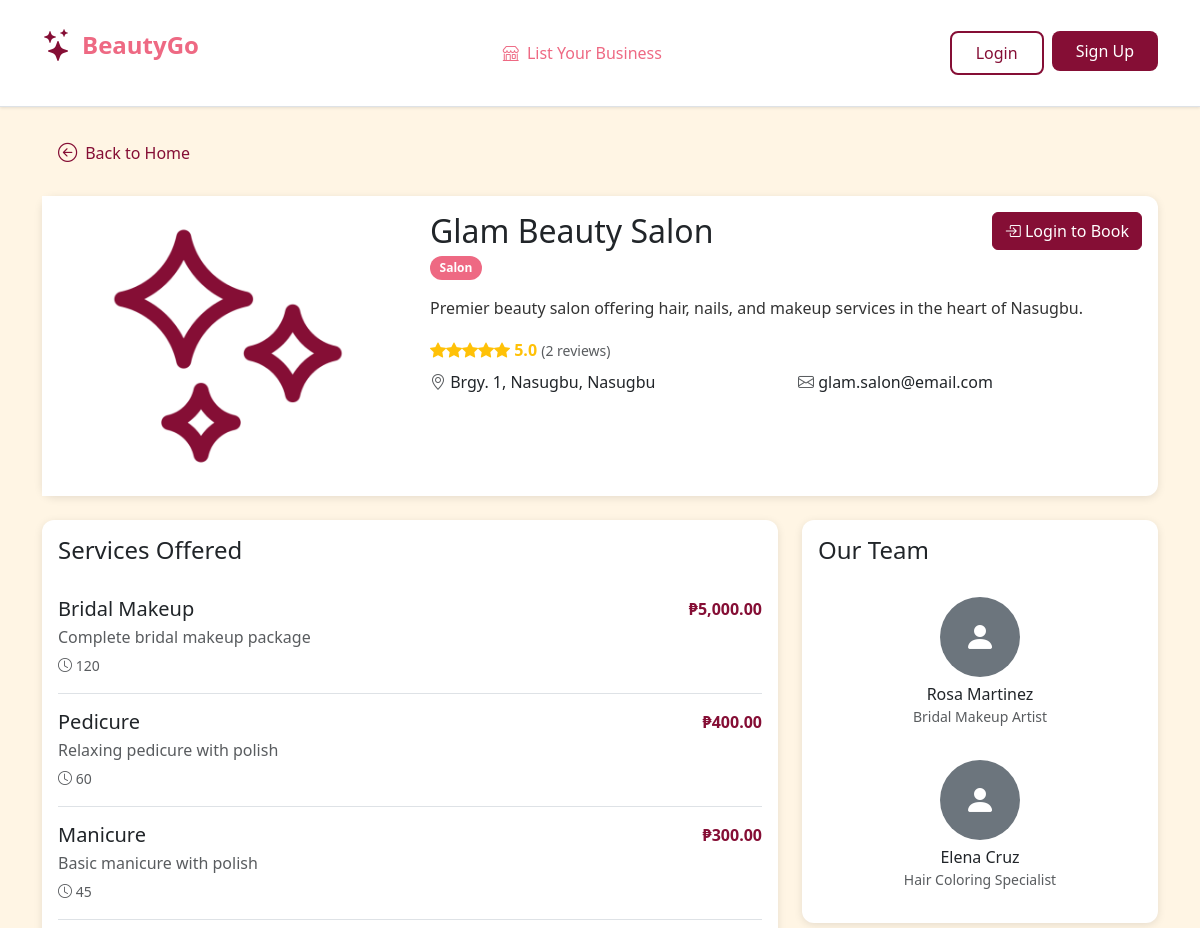
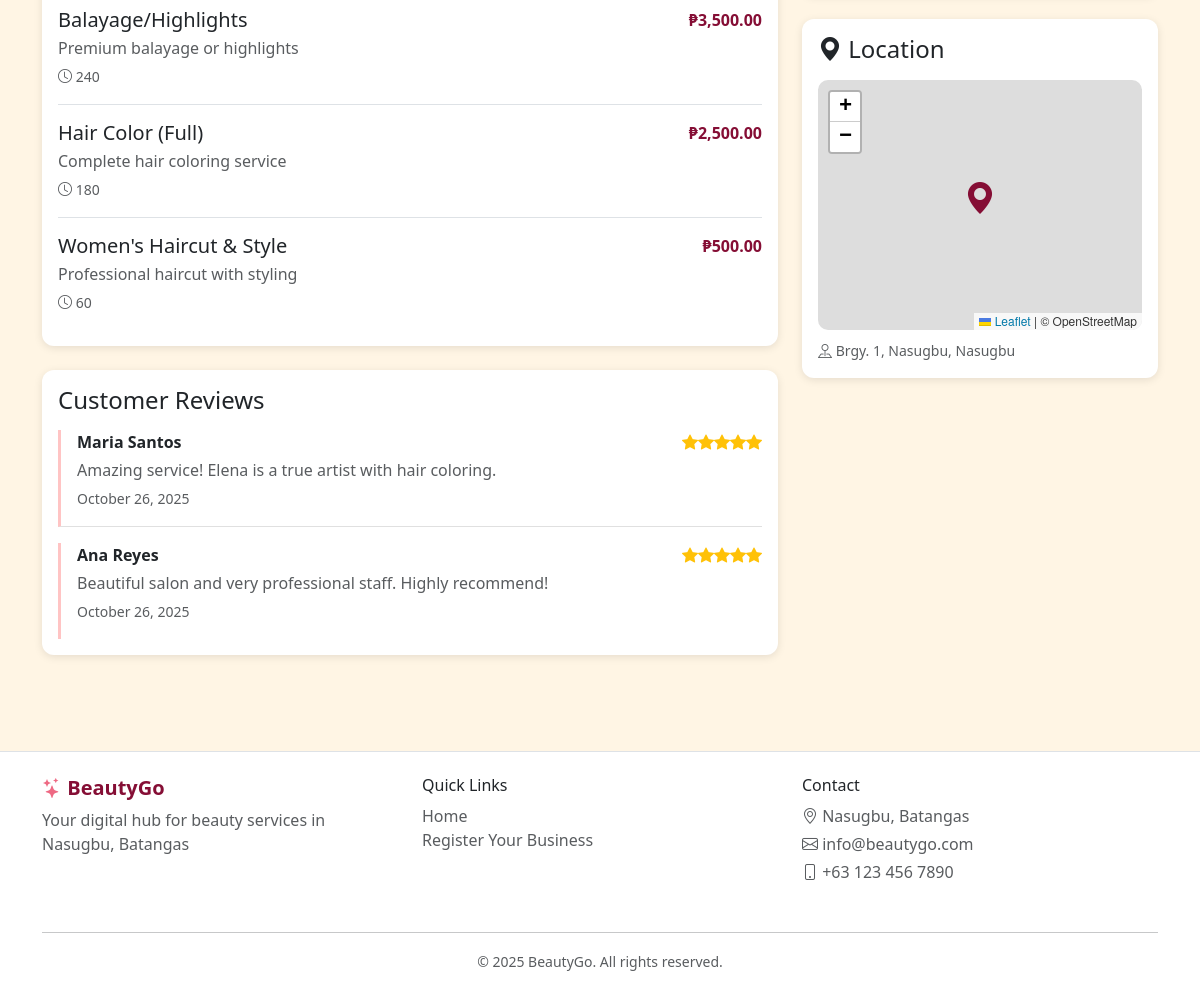
Page /business-detail.php?id=1 on the committed database (2 pictures, top to bottom).
### tables this page shows
CREATE TABLE `businesses` (
  `business_id` int(11) NOT NULL,
  `business_name` varchar(255) DEFAULT NULL,
  `business_type` varchar(255) DEFAULT NULL,
  `business_desc` text DEFAULT NULL,
  `business_num` varchar(255) DEFAULT NULL,
  `business_email` varchar(255) DEFAULT NULL,
  `business_password` varchar(255) DEFAULT NULL,
  `business_address` varchar(255) DEFAULT NULL,
  `opening_hour` time NOT NULL,
  `closing_hour` time NOT NULL,
  `city` varchar(50) NOT NULL,
  `location` point DEFAULT NULL
);

CREATE TABLE `services` (
  `service_id` int(11) NOT NULL,
  `business_id` int(11) DEFAULT NULL,
  `service_name` varchar(255) DEFAULT NULL,
  `service_type` varchar(255) DEFAULT NULL,
  `service_desc` text DEFAULT NULL,
  `cost` decimal(10,2) DEFAULT NULL COMMENT 'Price in PHP',
  `duration` int(11) DEFAULT NULL COMMENT 'Duration in minutes'
);

CREATE TABLE `reviews` (
  `review_id` int(11) NOT NULL,
  `customer_id` int(11) DEFAULT NULL,
  `business_id` int(11) DEFAULT NULL,
  `review_date` timestamp NULL DEFAULT current_timestamp() COMMENT 'when it was created',
  `rating` int(11) DEFAULT NULL,
  `review_text` text DEFAULT NULL,
  `review_img1` longblob DEFAULT NULL,
  `review_img2` longblob DEFAULT NULL,
  `review_img3` longblob DEFAULT NULL,
  `review_img4` longblob DEFAULT NULL,
  `review_img5` longblob DEFAULT NULL
);

CREATE TABLE `customers` (
  `customer_id` int(11) NOT NULL,
  `fname` varchar(255) DEFAULT NULL,
  `mname` varchar(255) DEFAULT NULL,
  `surname` varchar(255) DEFAULT NULL,
  `cstmr_num` varchar(255) DEFAULT NULL,
  `cstmr_email` varchar(255) DEFAULT NULL,
  `cstmr_password` varchar(255) DEFAULT NULL,
  `cstmr_address` varchar(255) DEFAULT NULL,
  `registration_date` timestamp NOT NULL DEFAULT current_timestamp(),
  `profile_pic` longblob DEFAULT NULL
);

CREATE TABLE `employees` (
  `employ_id` int(11) NOT NULL,
  `service_id` int(11) DEFAULT NULL,
  `business_id` int(11) DEFAULT NULL,
  `employ_fname` varchar(255) NOT NULL,
  `employ_lname` varchar(255) NOT NULL,
  `employ_bio` text DEFAULT NULL,
  `specialization` varchar(50) NOT NULL,
  `skills` varchar(255) NOT NULL,
  `employ_status` varchar(255) NOT NULL,
  `employ_img` longblob DEFAULT NULL
);

### business-detail.php (the view, shortened to what the rows shown need)
<?php
require_once 'backend/function_utilities.php';
require_once 'backend/function_businesses.php';
require_once 'backend/function_services.php';
require_once 'backend/function_employees.php';
require_once 'backend/function_reviews.php';
$businessId = $_GET['id'] ?? '';
$business = getBusinessById($businessId);
$services = getBusinessServices($businessId);
$staff = getBusinessEmployees($businessId);
$reviews = getBusinessReviews($businessId);
$albumImages = [];
if (empty($albumImages)) {
    $defaultImages = [
        'hair salon' => 'resources/salon.png',
        'spa & wellness' => 'resources/spa.png',
        'barbershop' => 'resources/barbers.png',
        'beauty clinic' => 'resources/clinic.png',
        'nail salon' => 'resources/nails.png'
    ];
    $businessType = strtolower($business['business_type'] ?? 'salon');
    $defaultImage = $defaultImages[$businessType] ?? 'resources/default.png';
    $albumImages = [$defaultImage];
}
include 'includes/header.php';
?>
<link rel="stylesheet" href="css/business-detail.css">
<link rel="stylesheet" href="https://unpkg.com/leaflet@1.9.4/dist/leaflet.css" />
<main>
    <div class="container my-4">
        <div class="card mb-4">
            <div class="row g-0">
                <div class="col-md-4">
                    <div class="slideshow-container">
                        <div class="slides-wrapper">
                            <?php foreach ($albumImages as $index => $image): ?>
                                <div class="slide <?php echo $index === 0 ? 'active' : ''; ?>">
                                    <img src="<?php echo htmlspecialchars($image); ?>" alt="<?php echo htmlspecialchars($business['business_name']); ?> - Image <?php echo $index + 1; ?>">
                                </div>
                            <?php endforeach; ?>
                        </div>
                    </div>
                </div>
                <div class="col-md-8">
                    <div class="card-body">
                        <div class="d-flex justify-content-between align-items-start mb-3">
                            <div>
                                <h2 class="mb-1"><?php echo htmlspecialchars($business['business_name']); ?></h2>
                                <span class="badge badge-rose"><?php echo ucfirst($business['business_type']); ?></span>
                            </div>
                            <?php if (isCustomerLoggedIn()): ?>
                                <a href="booking.php?business_id=<?php echo $business['business_id']; ?>" class="btn btn-primary">
                                    <i class="bi bi-calendar-plus"></i> Book Now
                                </a>
                            <?php else: ?>
                                <a href="login.php" class="btn btn-primary">
                                </a>
                            <?php endif; ?>
                        </div>
                        <p class="business-description"><?php echo htmlspecialchars($business['business_desc'] ?? ''); ?></p>
                        <div class="mb-2">
                            <div class="rating mb-2">
                            </div>
                        </div>
                        <div class="row">
                            <div class="col-md-6">
                                <p class="mb-2">
                                    <i class="bi bi-geo-alt text-muted"></i>
                                    <?php echo htmlspecialchars($business['business_address'] ?? ''); ?><?php if (!empty($business['city'])) echo ', ' . htmlspecialchars($business['city']); ?>
                                </p>
                            </div>
                            <div class="col-md-6">
                                <p class="mb-2">
                                    <i class="bi bi-envelope text-muted"></i>
                                    <?php echo htmlspecialchars($business['business_email'] ?? ''); ?>
                                </p>
                            </div>
                        </div>
                    </div>
                </div>
            </div>
        </div>
        <div class="row">
            <div class="col-lg-8">
                <div class="card mb-4">
                    <div class="card-body">
                        <?php if (empty($services)): ?>
                            <div class="empty-state py-3">
                                <i class="bi bi-clipboard-x"></i>
                                <p>No services listed yet</p>
                            </div>
                        <?php else: ?>
                            <?php foreach ($services as $service): ?>
                                <div class="service-item">
                                    <div class="d-flex justify-content-between align-items-start">
                                        <div>
                                            <h5 class="mb-1"><?php echo htmlspecialchars($service['service_name']); ?></h5>
                                            <p class="text-muted mb-1"><?php echo htmlspecialchars($service['service_desc'] ?? ''); ?></p>
                                            <small class="text-muted">
                                                <i class="bi bi-clock"></i> <?php echo htmlspecialchars($service['duration']); ?>
                                            </small>
                                        </div>
                                        <div class="text-end">
                                            <strong style="color: var(--color-burgundy);">₱<?php echo number_format($service['cost'], 2); ?></strong>
                                        </div>
                                    </div>
                                </div>
                            <?php endforeach; ?>
                        <?php endif; ?>
                    </div>
                </div>
                <div class="card mb-4" id="reviews">
                    <div class="card-body">
                        <?php if (empty($reviews)): ?>
                            <div class="empty-state py-3">
                                <i class="bi bi-chat-square-text"></i>
                                <p>No reviews yet. Be the first to review!</p>
                            </div>
                        <?php else: ?>
                            <?php foreach ($reviews as $review): ?>
                                <div class="review-item">
                                    <div class="d-flex justify-content-between align-items-start mb-1">
                                        <strong><?php echo htmlspecialchars(trim(($review['customer_fname'] ?? '') . ' ' . ($review['customer_lname'] ?? '')) ?: 'Anonymous'); ?></strong>
                                        <div class="rating">
                                            <?php
                                            for ($i = 1; $i <= 5; $i++) {
                                                if ($i <= ($review['rating'] ?? 0)) {
                                                    echo '<i class="bi bi-star-fill"></i>';
                                                } else {
                                                    echo '<i class="bi bi-star"></i>';
                                                }
                                            }
                                            ?>
                                        </div>
                                    </div>
                                    <p class="text-muted mb-1"><?php echo htmlspecialchars($review['review_text'] ?? ''); ?></p>
                                    <small class="text-muted"><?php echo formatDate($review['review_date'] ?? ''); ?></small>
                                </div>
                            <?php endforeach; ?>
                        <?php endif; ?>
                    </div>
                </div>
            </div>
            <div class="col-lg-4">
                <div class="card mb-4">
                    <div class="card-body">
                        <?php if (empty($staff)): ?>
                            <div class="empty-state py-3">
                                <i class="bi bi-people"></i>
                                <p>No staff listed yet</p>
                            </div>
                        <?php else: ?>
                            <?php foreach ($staff as $member): ?>
                                <?php
                                $employeeName = trim(($member['employ_fname'] ?? '') . ' ' . ($member['employ_lname'] ?? '')) ?: 'Staff Member';
                                $employeeImg = $member['employ_img'] ?? null;
                                ?>
                                <div class="staff-member">
                                    <?php if (!empty($employeeImg)): ?>
                                        <img alt="<?php echo htmlspecialchars($employeeName); ?>">
                                    <?php else: ?>
                                        <div class="bg-secondary rounded-circle d-inline-flex align-items-center justify-content-center" style="width: 80px; height: 80px; margin-bottom: 0.5rem;">
                                            <i class="bi bi-person-fill text-white" style="font-size: 2rem;"></i>
                                        </div>
                                    <?php endif; ?>
                                    <h6 class="mb-0"><?php echo htmlspecialchars($employeeName); ?></h6>
                                    <small class="text-muted"><?php echo htmlspecialchars($member['specialization'] ?? ''); ?></small>
                                </div>
                            <?php endforeach; ?>
                        <?php endif; ?>
                    </div>
                </div>
                <div class="card mb-4">
                    <div class="card-body">
                        <div class="mt-2">
                            <small class="text-muted">
                                <i class="bi bi-pin-map"></i>
                                <?php echo htmlspecialchars($business['business_address'] ?? ''); ?><?php if (!empty($business['city'])) echo ', ' . htmlspecialchars($business['city']); ?>
                            </small>
                        </div>
                    </div>
                </div>
            </div>
        </div>
    </div>
</main>
<?php include 'includes/footer.php'; ?>

### rows in the picture
businesses: business_name "Glam Beauty Salon", business_type "Salon", business_desc "Premier beauty salon offering hair, nails, and makeup services in the heart of Nasugbu.", business_address "Brgy. 1, Nasugbu", city "Nasugbu", business_email "glam.salon@email.com"
services: service_name "Bridal Makeup", service_desc "Complete bridal makeup package", duration "120", cost "5,000.00"
services: service_name "Pedicure", service_desc "Relaxing pedicure with polish", duration "60", cost "400.00"
services: service_name "Manicure", service_desc "Basic manicure with polish", duration "45", cost "300.00"
services: service_name "Balayage/Highlights", service_desc "Premium balayage or highlights", duration "240", cost "3,500.00"
services: service_name "Hair Color (Full)", service_desc "Complete hair coloring service", duration "180", cost "2,500.00"
services: service_name "Women's Haircut & Style", service_desc "Professional haircut with styling", duration "60", cost "500.00"
reviews: customer.surname "Maria Santos", rating 5 (drawn), review_text "Amazing service! Elena is a true artist with hair coloring.", review_date "October 26, 2025"
reviews: customer.surname "Ana Reyes", rating 5 (drawn), review_text "Beautiful salon and very professional staff. Highly recommend!", review_date "October 26, 2025"
employees: employeeName "Rosa Martinez", specialization "Bridal Makeup Artist"
employees: employeeName "Elena Cruz", specialization "Hair Coloring Specialist"

### other values in the picture
$averageRating "5.0"
count($reviews) "2"
